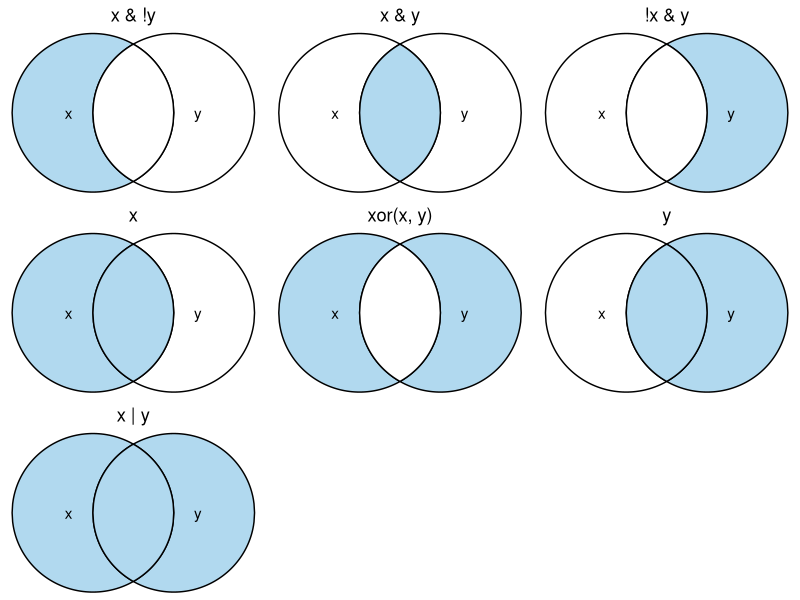

Source code (R):
## ---- chunk 1
knitr::opts_chunk$set(echo = TRUE)
## ---- chunk 2
    13 > 4
## ---- chunk 3
    13 < 4
## ---- chunk 4
    4 > 4
    4 >= 4
    4 < 4
    4 <= 4
## ---- chunk 5
    13 == 4
## ---- chunk 6
    13 != 4
## ---- chunk 7
    x <- c(1, 2, 3, 4)
    y <- c(1, 4, 4, 4)
    x == y
    x != y
    x > y
    x < y
## ---- chunk 8
    TRUE & TRUE
    TRUE & FALSE
    FALSE & TRUE
    FALSE & FALSE
## ---- chunk 9
    TRUE | TRUE
    TRUE | FALSE
    FALSE | TRUE
    FALSE | FALSE
## ---- chunk 10
    x <- c(1, 2, 3, 4)
    y <- c(1, 4, 4, 4)
    (x < 3) & (y >= 4)
    (x < 3) | (y >= 4)
## ---- chunk 11
    library(ggplot2)
    suppressPackageStartupMessages(library(gridExtra))
    plot_venn <- function(col1, col2, col3, col4, title, alpha = 0.5) {
        x1 <- seq(-1, 1, length = 300)
        y1 <- sqrt(1 - x1 ^ 2)
        y2 <- -sqrt(1 - x1 ^ 2)
        x2 <- x1 + 0.5
        x1 <- x1 - 0.5
        
        circdf1 <- data.frame(y = c(y1, y2[length(y2):1]), x = c(x1, x1[length(x1):1]))
        circdf2 <- data.frame(y = c(y1[length(y1):1], y2), x = c(x2[length(x2):1], x2))
        
        poly1 <- data.frame(x = c(x1[x1 < 0],
                                  x2[x2 < 0][sum(x2 < 0):1], 
                                  x2[x2 < 0], 
                                  x1[x1 < 0][sum(x1 < 0):1]),
                            y = c(y1[x1 < 0], 
                                  y1[length(y1):1][x2 < 0][sum(x2 < 0):1],
                                  y2[length(y2):1][x2 < 0],
                                  y2[x1 < 0][sum(x1 < 0):1]))
        poly2 <- poly1
        poly2$x <- poly1$x * -1
        
        poly3 <- data.frame(x = c(x2[x2 < 0][sum(x2 < 0):1], 
                                  x2[x2 < 0]),
                            y = c(y1[length(y1):1][x2 < 0][sum(x2 < 0):1],
                                  y2[length(y2):1][x2 < 0]))
        tempdf <- poly3[nrow(poly3):1, ]
        tempdf$x <- tempdf$x * -1
        poly3 <- rbind(poly3, tempdf)
        ggplot() +
          geom_polygon(data = poly1, 
                       mapping = aes(x = x, y = y),
                       fill = col1,
                       color = "black",
                       alpha = alpha) +
          geom_polygon(data = poly2, 
                       mapping = aes(x = x, y = y),
                       fill = col3,
                       color = "black",
                       alpha = alpha) +
          geom_polygon(data = poly3, 
                       mapping = aes(x = x, y = y),
                       fill = col2,
                       color = "black", 
                       alpha = alpha) +
          theme_void() +
          ggtitle(title) +
          theme(plot.title = element_text(hjust = 0.5), 
                plot.background = element_rect(color = col4)) +
          annotate(geom = "text", x = -0.8, y = 0, label = "x") +
          annotate(geom = "text", x = 0.8, y = 0, label = "y") ->
          pl
      return(pl)
    }
    
    aval <- 1
    col <- "#b1d9ef"
    grid.arrange(
      plot_venn(col, "white", "white", "white", "x & !y", alpha = aval),
      plot_venn("white", col, "white", "white", "x & y", alpha = aval),
      plot_venn("white", "white", col, "white", "!x & y", alpha = aval),
      plot_venn(col, col, "white", "white", "x", alpha = aval),
      plot_venn(col, "white", col, "white", "xor(x, y)", alpha = aval),
      plot_venn("white", col, col, "white", "y", alpha = aval),
      plot_venn(col, col, col, "white", "x | y", alpha = aval)
    )
## ---- chunk 12
    x <- 1:5
    x[c(TRUE, FALSE, TRUE, TRUE, FALSE)]
    logvec <- c(TRUE, FALSE, TRUE, TRUE, FALSE)
    x[logvec]
    logvec <- c(TRUE, FALSE, TRUE, TRUE, TRUE)
    x[logvec]
## ---- chunk 13
    x <- 1:5
    logvec <- x < 3
    logvec
    x[logvec]
